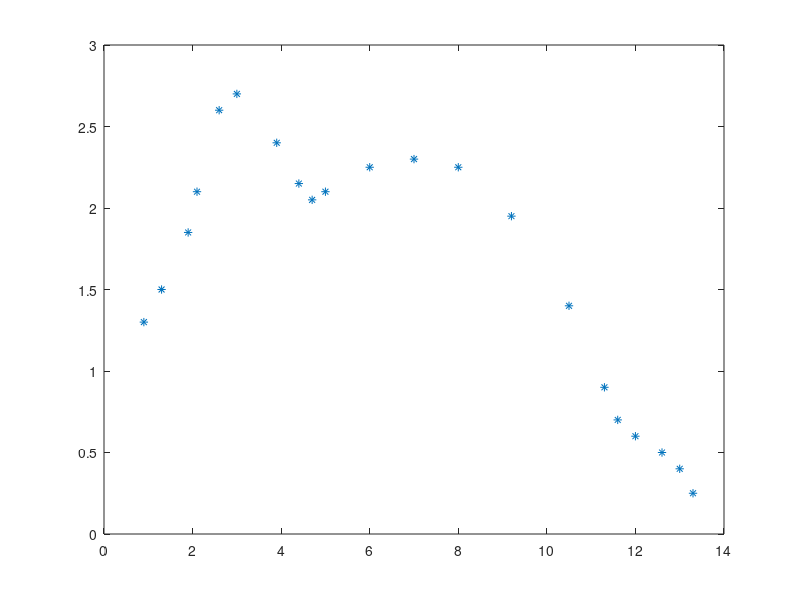

Recreate this plot in MATLAB. (Note: this script raises an error after producing the figure.)
tic
%X = [0.01; 1.93; 2.95; 3.26; 4.18; 5.73; 6.29; 7.70; 8.91; 9.12];
%Y = [0.98; 0.84; 0.80; 0.78; 0.82; 0.78; 0.80; 0.85; 0.90; 0.95];
X = [0.9;1.3;1.9;2.1;2.6;3.0;3.9;4.4;4.7;5.0;6.0;7.0;8.0;9.2;10.5;11.3;11.6;12.0;12.6;13.0;13.3];
Y = [1.3;1.5;1.85;2.1;2.6;2.7;2.4;2.15;2.05;2.1;2.25;2.3;2.25;1.95;1.4;0.9;0.7;0.6;0.5;0.4;0.25];
plot(X,Y, '*')

M = 5;
a = ones(M*3,1);
epsilone = 0.01;
IterMax = 1000;
lambda = 0.001;
n = length(a);
I = eye(n);
k = 0;
[e, Ge, He] = fonction_e(a, X, Y);
while norm(Ge) >= epsilone 
	d = (He+lambda*I)\(-Ge);
	[e2, Ge2, He2] = fonction_e(a+d, X, Y);
	
	if e2 < e
		lambda = lambda/10;
		a = a + d;
        e = e2;
		Ge = Ge2;
		He2 = He;
	else
		lambda = 10 * lambda;
	end

	k = k + 1;
	if mod(k, 100) == 0
		%hold on
		%plot(X, fonction_f(a,X))
	end
end
hold on
plot(X, fonction_f(a,X))
norm(Ge)
toc